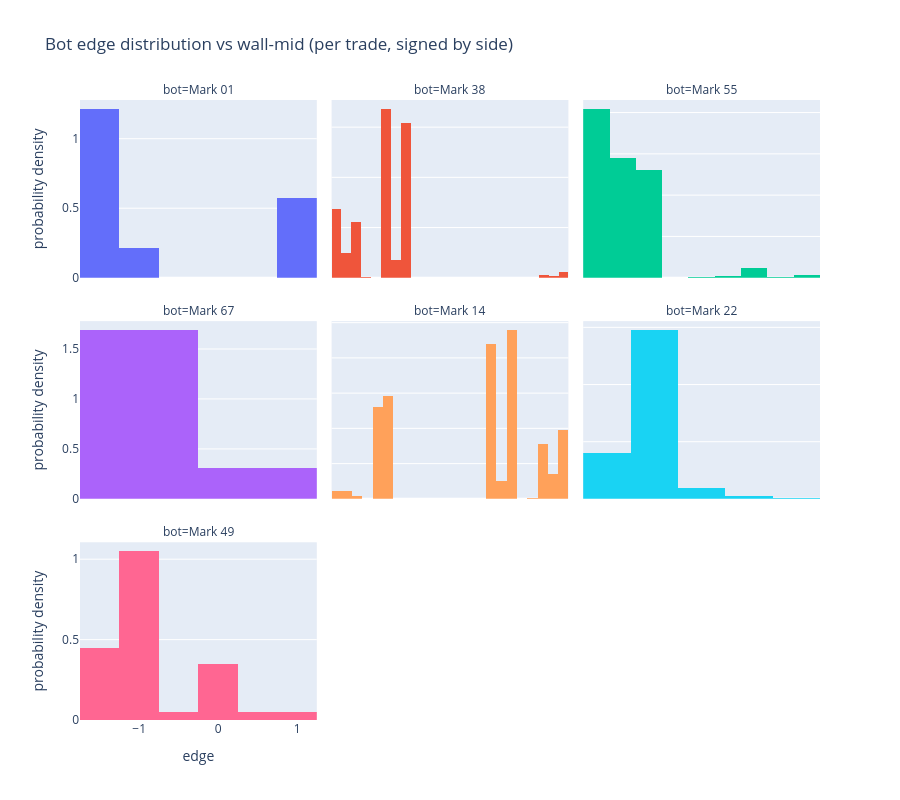

This figure's notebook cell:
### Code cell
# Edge 分布直方图（按 bot 分面）
import plotly.express as px
fig = px.histogram(
    joined.drop_nulls('edge').to_pandas(),
    x='edge', color='bot', facet_col='bot', facet_col_wrap=3,
    nbins=60, histnorm='probability density',
    title='Bot edge distribution vs wall-mid (per trade, signed by side)',
)
fig.update_yaxes(matches=None)
fig.update_xaxes(matches=None)
fig.update_layout(height=800, showlegend=False)
fig.show()

### Figure 1 — Plotly figure (JSON) as saved in the notebook; plotly's stock layout.template omitted (floating-point values rounded to 4 significant figures; data arrays with more than 128 entries replaced by an {"elided": "..."} marker saying what was removed)
{"data": [{"bingroup": "x", "histnorm": "probability density", "hovertemplate": "bot=Mark 01<br>edge=%{x}<br>probability density=%{y}<extra></extra>", "legendgroup": "Mark 01", "marker": {"color": "#636efa", "pattern": {"shape": ""}}, "name": "Mark 01", "nbinsx": 60, "orientation": "v", "showlegend": true, "type": "histogram", "x": {"elided": "550 float values"}, "xaxis": "x7", "yaxis": "y7"}, {"bingroup": "x", "histnorm": "probability density", "hovertemplate": "bot=Mark 38<br>edge=%{x}<br>probability density=%{y}<extra></extra>", "legendgroup": "Mark 38", "marker": {"color": "#EF553B", "pattern": {"shape": ""}}, "name": "Mark 38", "nbinsx": 60, "orientation": "v", "showlegend": true, "type": "histogram", "x": {"elided": "544 float values"}, "xaxis": "x8", "yaxis": "y8"}, {"bingroup": "x", "histnorm": "probability density", "hovertemplate": "bot=Mark 55<br>edge=%{x}<br>probability density=%{y}<extra></extra>", "legendgroup": "Mark 55", "marker": {"color": "#00cc96", "pattern": {"shape": ""}}, "name": "Mark 55", "nbinsx": 60, "orientation": "v", "showlegend": true, "type": "histogram", "x": {"elided": "384 float values"}, "xaxis": "x9", "yaxis": "y9"}, {"bingroup": "x", "histnorm": "probability density", "hovertemplate": "bot=Mark 67<br>edge=%{x}<br>probability density=%{y}<extra></extra>", "legendgroup": "Mark 67", "marker": {"color": "#ab63fa", "pattern": {"shape": ""}}, "name": "Mark 67", "nbinsx": 60, "orientation": "v", "showlegend": true, "type": "histogram", "x": [1.0, 1.0, 1.0, 1.0, 1.0, 1.0, 1.0, 1.0, 1.5, 1.0, 1.0, 1.0, 1.5, 1.0, 1.0, 1.0, 1.0, 1.0, 1.0, 1.0, 1.0, 1.0, 1.5, 1.5, 1.0, 1.0, 1.0, 1.0, 1.0, 1.0, 1.0, 1.5, 1.0, 1.0, 1.0, 1.0, 1.0, 1.0, 1.0, 1.0, 1.0, 1.0, 1.0, 1.0, 1.0, 1.0, 1.0, 1.0, 1.5, 1.5, 1.0, 1.5, 1.0, 1.0, 1.0, 1.0, 1.5, 1.0], "xaxis": "x4", "yaxis": "y4"}, {"bingroup": "x", "histnorm": "probability density", "hovertemplate": "bot=Mark 14<br>edge=%{x}<br>probability density=%{y}<extra></extra>", "legendgroup": "Mark 14", "marker": {"color": "#FFA15A", "pattern": {"shape": ""}}, "name": "Mark 14", "nbinsx": 60, "orientation": "v", "showlegend": true, "type": "histogram", "x": {"elided": "764 float values"}, "xaxis": "x5", "yaxis": "y5"}, {"bingroup": "x", "histnorm": "probability density", "hovertemplate": "bot=Mark 22<br>edge=%{x}<br>probability density=%{y}<extra></extra>", "legendgroup": "Mark 22", "marker": {"color": "#19d3f3", "pattern": {"shape": ""}}, "name": "Mark 22", "nbinsx": 60, "orientation": "v", "showlegend": true, "type": "histogram", "x": {"elided": "474 float values"}, "xaxis": "x6", "yaxis": "y6"}, {"bingroup": "x", "histnorm": "probability density", "hovertemplate": "bot=Mark 49<br>edge=%{x}<br>probability density=%{y}<extra></extra>", "legendgroup": "Mark 49", "marker": {"color": "#FF6692", "pattern": {"shape": ""}}, "name": "Mark 49", "nbinsx": 60, "orientation": "v", "showlegend": true, "type": "histogram", "x": [0.0, 0.0, 0.0, 1.0, 0.0, 0.5, -1.0, -1.0, -0.0, -1.0, -0.0, -1.0, -1.5, -1.0, -1.5, -1.0, -1.0, -1.0, -1.0, -0.5, -1.5, -1.5, -1.0, -1.0, -1.0, -1.0, -0.0, -1.0, -1.5, -1.0, -1.0, -1.0, -1.0, -1.0, -1.0, -1.5, -1.5, -1.5, -1.0, -1.5], "xaxis": "x", "yaxis": "y"}], "layout": {"annotations": [{"font": {}, "showarrow": false, "text": "bot=Mark 49", "x": 0.16, "xanchor": "center", "xref": "paper", "y": 0.2867, "yanchor": "bottom", "yref": "paper"}, {"font": {}, "showarrow": false, "text": "bot=Mark 67", "x": 0.16, "xanchor": "center", "xref": "paper", "y": 0.6433, "yanchor": "bottom", "yref": "paper"}, {"font": {}, "showarrow": false, "text": "bot=Mark 14", "x": 0.5, "xanchor": "center", "xref": "paper", "y": 0.6433, "yanchor": "bottom", "yref": "paper"}, {"font": {}, "showarrow": false, "text": "bot=Mark 22", "x": 0.84, "xanchor": "center", "xref": "paper", "y": 0.6433, "yanchor": "bottom", "yref": "paper"}, {"font": {}, "showarrow": false, "text": "bot=Mark 01", "x": 0.16, "xanchor": "center", "xref": "paper", "y": 1.0, "yanchor": "bottom", "yref": "paper"}, {"font": {}, "showarrow": false, "text": "bot=Mark 38", "x": 0.5, "xanchor": "center", "xref": "paper", "y": 1.0, "yanchor": "bottom", "yref": "paper"}, {"font": {}, "showarrow": false, "text": "bot=Mark 55", "x": 0.84, "xanchor": "center", "xref": "paper", "y": 1.0, "yanchor": "bottom", "yref": "paper"}], "barmode": "relative", "height": 800, "legend": {"title": {"text": "bot"}, "tracegroupgap": 0}, "showlegend": false, "title": {"text": "Bot edge distribution vs wall-mid (per trade, signed by side)"}, "xaxis": {"anchor": "y", "domain": [0, 0.32], "title": {"text": "edge"}}, "xaxis2": {"anchor": "y2", "domain": [0.34, 0.66], "title": {"text": "edge"}}, "xaxis3": {"anchor": "y3", "domain": [0.68, 1.0], "title": {"text": "edge"}}, "xaxis4": {"anchor": "y4", "domain": [0, 0.32], "showticklabels": false}, "xaxis5": {"anchor": "y5", "domain": [0.34, 0.66], "showticklabels": false}, "xaxis6": {"anchor": "y6", "domain": [0.68, 1.0], "showticklabels": false}, "xaxis7": {"anchor": "y7", "domain": [0, 0.32], "showticklabels": false}, "xaxis8": {"anchor": "y8", "domain": [0.34, 0.66], "showticklabels": false}, "xaxis9": {"anchor": "y9", "domain": [0.68, 1.0], "showticklabels": false}, "yaxis": {"anchor": "x", "domain": [0, 0.2867], "title": {"text": "probability density"}}, "yaxis2": {"anchor": "x2", "domain": [0, 0.2867], "showticklabels": false}, "yaxis3": {"anchor": "x3", "domain": [0, 0.2867], "showticklabels": false}, "yaxis4": {"anchor": "x4", "domain": [0.3567, 0.6433], "title": {"text": "probability density"}}, "yaxis5": {"anchor": "x5", "domain": [0.3567, 0.6433], "showticklabels": false}, "yaxis6": {"anchor": "x6", "domain": [0.3567, 0.6433], "showticklabels": false}, "yaxis7": {"anchor": "x7", "domain": [0.7133, 1.0], "title": {"text": "probability density"}}, "yaxis8": {"anchor": "x8", "domain": [0.7133, 1.0], "showticklabels": false}, "yaxis9": {"anchor": "x9", "domain": [0.7133, 1.0], "showticklabels": false}}}
